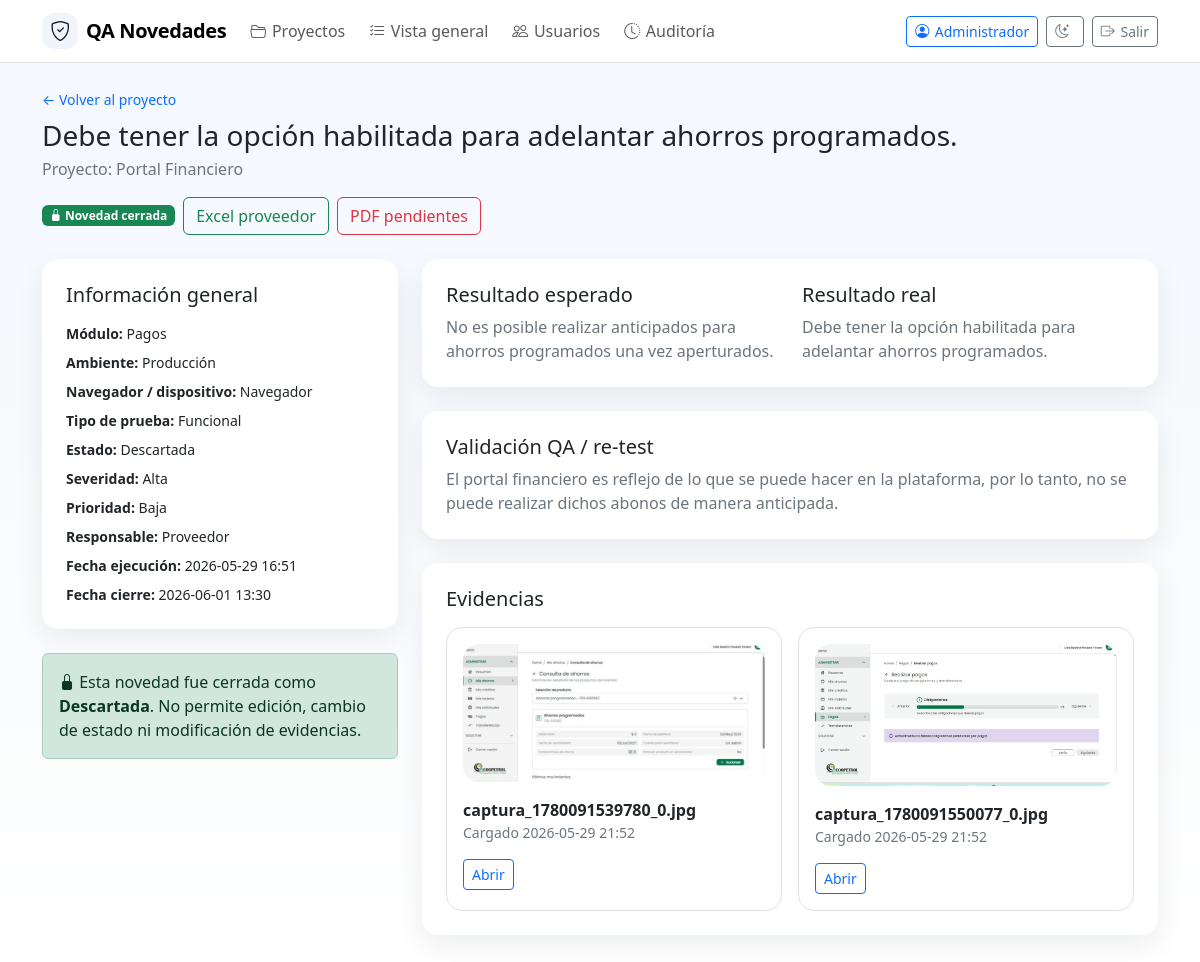
The page /records/7 (signed in) on the database its author committed.
### app.py (models this page shows, shortened)
class User(db.Model):
    id = db.Column(db.Integer, primary_key=True)
    username = db.Column(db.String(80), nullable=False, unique=True)
    full_name = db.Column(db.String(160), nullable=False)
    email = db.Column(db.String(180), nullable=True)
    password_hash = db.Column(db.String(255), nullable=False)
    role = db.Column(db.String(40), nullable=False, default='tester')
    is_active = db.Column(db.Boolean, nullable=False, default=True)
    must_change_password = db.Column(db.Boolean, nullable=False, default=False)
    can_create_projects = db.Column(db.Boolean, nullable=False, default=False)
    can_join_projects = db.Column(db.Boolean, nullable=False, default=True)
    can_manage_records = db.Column(db.Boolean, nullable=False, default=True)
    can_manage_users = db.Column(db.Boolean, nullable=False, default=False)
    can_view_audit = db.Column(db.Boolean, nullable=False, default=False)
    created_at = db.Column(db.DateTime, default=datetime.utcnow)
    memberships = db.relationship('ProjectMember', backref='user', lazy=True, cascade='all, delete-orphan')
    @property
    def is_admin(self) -> bool:
        return self.role == 'admin'
    @property
    def display_name(self) -> str:
        return self.full_name or self.username

class TestRecord(db.Model):
    id = db.Column(db.Integer, primary_key=True)
    title = db.Column(db.String(200), nullable=False)
    application_name = db.Column(db.String(120), nullable=False)
    module_name = db.Column(db.String(120), nullable=True)
    version = db.Column(db.String(80), nullable=True)
    environment = db.Column(db.String(120), nullable=True)
    platform = db.Column(db.String(120), nullable=True)
    browser = db.Column(db.String(120), nullable=True)
    test_type = db.Column(db.String(50), nullable=False, default='Funcional')
    status = db.Column(db.String(50), nullable=False, default='Reportada')
    severity = db.Column(db.String(50), nullable=False, default='Media')
    priority = db.Column(db.String(50), nullable=False, default='Media')
    expected_result = db.Column(db.Text, nullable=True)
    actual_result = db.Column(db.Text, nullable=True)
    validation_notes = db.Column(db.Text, nullable=True)
    responsible = db.Column(db.String(120), nullable=True)
    execution_date = db.Column(db.DateTime, nullable=True)
    resolved_at = db.Column(db.DateTime, nullable=True)
    created_at = db.Column(db.DateTime, default=datetime.utcnow)
    created_by_id = db.Column(db.Integer, db.ForeignKey('user.id'), nullable=True)
    updated_by_id = db.Column(db.Integer, db.ForeignKey('user.id'), nullable=True)
    creator = db.relationship('User', foreign_keys=[created_by_id])
    updater = db.relationship('User', foreign_keys=[updated_by_id])
    project_id = db.Column(db.Integer, db.ForeignKey('project.id'), nullable=False)
    evidences = db.relationship('Evidence', backref='test_record', lazy=True, cascade='all, delete-orphan')

class Project(db.Model):
    id = db.Column(db.Integer, primary_key=True)
    name = db.Column(db.String(120), nullable=False, unique=True)
    description = db.Column(db.Text, nullable=True)
    created_at = db.Column(db.DateTime, default=datetime.utcnow)
    updated_at = db.Column(db.DateTime, default=datetime.utcnow, onupdate=datetime.utcnow)
    created_by_id = db.Column(db.Integer, db.ForeignKey('user.id'), nullable=True)
    creator = db.relationship('User', foreign_keys=[created_by_id])
    members = db.relationship('ProjectMember', backref='project', lazy=True, cascade='all, delete-orphan')
    test_records = db.relationship('TestRecord', backref='project', lazy=True, cascade='all, delete-orphan')

class Evidence(db.Model):
    id = db.Column(db.Integer, primary_key=True)
    original_name = db.Column(db.String(255), nullable=False)
    file_name = db.Column(db.String(255), nullable=False, unique=True)
    file_type = db.Column(db.String(50), nullable=True)
    uploaded_at = db.Column(db.DateTime, default=datetime.utcnow)
    uploaded_by_id = db.Column(db.Integer, db.ForeignKey('user.id'), nullable=True)
    uploader = db.relationship('User')
    test_record_id = db.Column(db.Integer, db.ForeignKey('test_record.id'), nullable=False)

### app.py (the view)
    @app.route('/records/<int:record_id>')
    @login_required
    def record_detail(record_id: int):
        record = TestRecord.query.get_or_404(record_id)
        require_project_access(record.project)
        return render_template('record_detail.html', record=record)

### app.py (called while the page is built)
def login_required(view):
    from functools import wraps
    @wraps(view)
    def wrapper(*args, **kwargs):
        if not g.get('current_user'):
            return redirect(url_for('login', next=request.path))
        return view(*args, **kwargs)
    return wrapper

def is_record_closed(record: TestRecord | None) -> bool:
    return bool(record and record.status in CLOSED_STATUSES)

def can_user_manage_record(record: TestRecord | None, user: User | None = None) -> bool:
    user = user or g.get('current_user')
    if not record or not user or is_record_closed(record):
        return False
    return can_user_create_record_in_project(record.project, user)

def require_project_access(project: Project) -> None:
    if g.current_user.is_admin or g.current_user.can_create_projects:
        return
    if is_project_member(project.id, g.current_user.id):
        return
    abort(403)

### templates/record_detail.html (shortened to what this page needs)
{% extends 'base.html' %}
{% block content %}
{% set can_manage_record = can_user_manage_record(record) %}
{% set record_closed = record.status in CLOSED_STATUSES %}
<div class="d-flex justify-content-between align-items-start flex-wrap gap-3 mb-4">
  <div>
    <a class="text-decoration-none small" href="{{ url_for('project_detail', project_id=record.project.id) }}">← Volver al proyecto</a>
    <h1 class="h3 mt-2 mb-1">{{ record.actual_result|truncate(80) if record.actual_result else 'Hallazgo sin descripción' }}</h1>
    <p class="text-secondary mb-0">Proyecto: {{ record.project.name }}</p>
  </div>
  <div class="d-flex gap-2 flex-wrap">
    {% if record_closed %}<span class="badge text-bg-success align-self-center"><i class="bi bi-lock-fill"></i> Novedad cerrada</span>{% endif %}
    <a class="btn btn-outline-success" href="{{ url_for('project_report_xlsx', project_id=record.project.id) }}">Excel proveedor</a>
    <a class="btn btn-outline-danger" href="{{ url_for('project_report_pdf', project_id=record.project.id) }}">PDF pendientes</a>
  </div>
</div>
<div class="row g-4">
  <div class="col-lg-4">
    <div class="card p-4 bg-white mb-4">
      <h2 class="h5 mb-3">Información general</h2>
      <ul class="list-unstyled mb-0 small">
        <li class="mb-2"><strong>Módulo:</strong> {{ record.module_name or 'N/A' }}</li>
        <li class="mb-2"><strong>Ambiente:</strong> {{ record.environment or 'N/A' }}</li>
        <li class="mb-2"><strong>Navegador / dispositivo:</strong> {{ record.browser or 'N/A' }}</li>
        <li class="mb-2"><strong>Tipo de prueba:</strong> {{ record.test_type }}</li>
        <li class="mb-2"><strong>Estado:</strong> {{ record.status }}</li>
        <li class="mb-2"><strong>Severidad:</strong> {{ record.severity }}</li>
        <li class="mb-2"><strong>Prioridad:</strong> {{ record.priority }}</li>
        <li class="mb-2"><strong>Responsable:</strong> {{ record.responsible or 'N/A' }}</li>
        <li class="mb-2"><strong>Fecha ejecución:</strong> {{ record.execution_date.strftime('%Y-%m-%d %H:%M') if record.execution_date else 'N/A' }}</li>
        <li><strong>Fecha cierre:</strong> {{ record.resolved_at.strftime('%Y-%m-%d %H:%M') if record.resolved_at else 'Sin cierre' }}</li>
      </ul>
    </div>
    {% if record_closed %}
    <div class="alert alert-success"><i class="bi bi-lock-fill"></i> Esta novedad fue cerrada como <strong>{{ record.status }}</strong>. No permite edición, cambio de estado ni modificación de evidencias.</div>
    {% endif %}
  </div>
  <div class="col-lg-8">
    <div class="card p-4 bg-white mb-4">
      <div class="row g-4">
        <div class="col-md-6">
          <h2 class="h5">Resultado esperado</h2>
          <p class="text-secondary mb-0" style="white-space: pre-wrap;">{{ record.expected_result or 'Sin información registrada.' }}</p>
        </div>
        <div class="col-md-6">
          <h2 class="h5">Resultado real</h2>
          <p class="text-secondary mb-0" style="white-space: pre-wrap;">{{ record.actual_result or 'Sin información registrada.' }}</p>
        </div>
      </div>
    </div>
    <div class="card p-4 bg-white mb-4">
      <h2 class="h5">Validación QA / re-test</h2>
      <p class="text-secondary mb-0" style="white-space: pre-wrap;">{{ record.validation_notes or 'Aún no se ha documentado una validación posterior.' }}</p>
    </div>
    <div class="card p-4 bg-white">
      <h2 class="h5 mb-3">Evidencias</h2>
      {% if record.evidences %}
      <div class="row g-3">
        {% for item in record.evidences %}
          <div class="col-md-6">
            <div class="border rounded-4 p-3 h-100">
              {% if item.file_type in ['png', 'jpg', 'jpeg', 'gif', 'webp'] %}
                <img src="{{ url_for('evidence_file', filename=item.file_name) }}" class="img-fluid preview-img w-100 mb-3" alt="evidencia">
              {% endif %}
              <div class="fw-semibold">{{ item.original_name }}</div>
              <div class="small text-secondary mb-3">Cargado {{ item.uploaded_at.strftime('%Y-%m-%d %H:%M') }}</div>
              <div class="d-flex gap-2">
                <a class="btn btn-sm btn-outline-primary" target="_blank" href="{{ url_for('evidence_file', filename=item.file_name) }}">Abrir</a>
              </div>
            </div>
          </div>
        {% endfor %}
      </div>
      {% else %}
        <p class="text-secondary mb-0">No hay evidencias cargadas.</p>
      {% endif %}
    </div>
  </div>
</div>
{% endblock %}

### templates/base.html (shortened to what this page needs)
<!doctype html>
<html lang="es">
<head>
  <link href="https://cdn.jsdelivr.net/npm/bootstrap@5.3.3/dist/css/bootstrap.min.css" rel="stylesheet">
  <link href="https://cdn.jsdelivr.net/npm/bootstrap-icons@1.11.3/font/bootstrap-icons.css" rel="stylesheet">
</head>
<body>
<nav class="navbar navbar-expand-lg bg-white border-bottom mb-4 sticky-top">
  <div class="container">
    <a class="navbar-brand d-flex align-items-center gap-2" href="{{ url_for('index') }}"><span class="icon-badge"><i class="bi bi-shield-check"></i></span> QA Novedades</a>
    {% if current_user %}
    <div class="navbar-nav gap-2">
      <a class="nav-link" href="{{ url_for('projects') }}"><i class="bi bi-folder2-open"></i>Proyectos</a>
      <a class="nav-link" href="{{ url_for('records') }}"><i class="bi bi-list-check"></i>Vista general</a>
      {% if current_user.is_admin or current_user.can_manage_users %}<a class="nav-link" href="{{ url_for('admin_users') }}"><i class="bi bi-people"></i>Usuarios</a>{% endif %}
      {% if current_user.is_admin or current_user.can_view_audit %}<a class="nav-link" href="{{ url_for('admin_audit') }}"><i class="bi bi-clock-history"></i>Auditoría</a>{% endif %}
    </div>
    <div class="ms-auto d-flex align-items-center gap-2 small">
      <a class="btn btn-sm btn-outline-primary" href="{{ url_for('profile') }}"><i class="bi bi-person-circle"></i>{{ current_user.display_name }}</a>
<button class="btn btn-sm btn-outline-secondary" id="themeToggle" type="button" aria-label="Cambiar tema">
</button>
      <a class="btn btn-sm btn-outline-secondary" href="{{ url_for('logout') }}"><i class="bi bi-box-arrow-right"></i>Salir</a>
    </div>
    {% endif %}
  </div>
</nav>
<div class="container pb-5">
  {% block content %}{% endblock %}
</div>
</body>
</html>

### templates/base.html (style rules this page uses)
:root { --brand: #0d6efd; --soft: #eef5ff; }
body { background: linear-gradient(180deg, #f4f8ff 0%, #f8fafc 48%, #ffffff 100%); }
.navbar-brand { font-weight: 800; letter-spacing: -.02em; }
.card { border: 0; border-radius: 1rem; box-shadow: 0 10px 28px rgba(15,23,42,.07); }
.icon-badge { width: 36px; height: 36px; display:inline-grid; place-items:center; border-radius: 12px; background: #f1f5f9; color:#0f172a; }
.preview-img { max-height: 220px; object-fit: cover; border-radius: 1rem; }
.nav-link .bi, .btn .bi { margin-right: .35rem; }

### rows shown on the page
User: display_name "Administrador"
TestRecord: actual_result "Debe tener la opción habilitada para adelantar ahorros programados.", module_name "Pagos", environment "Producción", browser "Navegador", test_type "Funcional", status "Descartada", severity "Alta", priority "Baja", responsible "Proveedor", execution_date "2026-05-29 16:51", resolved_at "2026-06-01 13:30", expected_result "No es posible realizar anticipados para ahorros programados una vez aperturados.", validation_notes "El portal financiero es reflejo de lo que se puede hacer en la plataforma, por lo tanto, no se puede realizar dichos abonos de manera anticipada."
Project: project.name "Portal Financiero"
Evidence: file_name (picture), original_name "captura_1780091539780_0.jpg", uploaded_at "2026-05-29 21:52"
Evidence: file_name (picture), original_name "captura_1780091550077_0.jpg", uploaded_at "2026-05-29 21:52"
